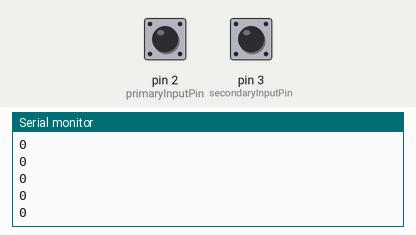
Bench run of a sketch on a simulated Arduino Uno, built with avr-gcc and run on an emulated ATmega328P. Shown: the last lines printed to the serial monitor. Inputs (shaded band) come from the test bench; at power-on: pin 2 (primaryInputPin) HIGH, pin 3 (secondaryInputPin) HIGH. The local clock reads 2024-03-15 10:24:30 at power-on unless the sketch sets it; storage starts empty.

Above: at 1.2 s.
1.3 s: pin 2 (primaryInputPin) pulled LOW for 0.15 s
At 2.4 s:
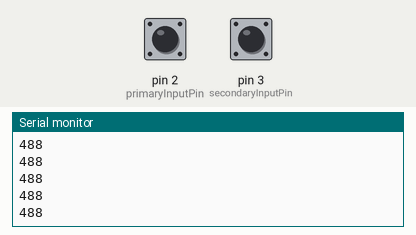
2.9 s: pin 2 (primaryInputPin) pulled LOW for 1 s
At 3.5 s:
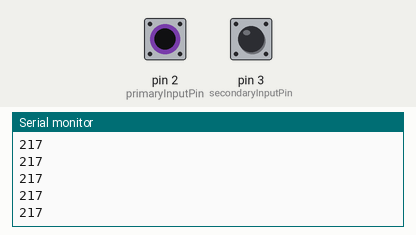
Timing chart, 0 to 5.9 s (numbered marks = the images above; inputs shaded):
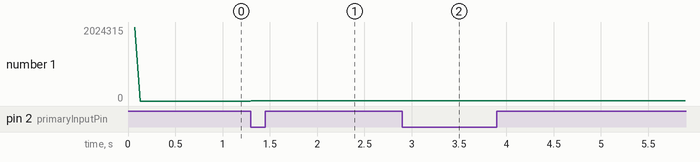

The sketch:

RPM_sensor_v4.2.1.ino
```cpp
/**
 *
 * DIFFERENCE BETWEEN THIS AND 4.0/4.1 :
 * -Does not record data to the SD card every time it takes a reading, it only
 * does it every time the program loops
 * -Waits until both the primary and secondary CVT RPM is >500 before it start to record data
 * -If the size of the logfile is greater than 10 megabytes, it should create a new file with a
 * new number (ex. RPM15.CSV is >10MB, RPM16.CSV is created and logging begins there)
 *
 * NOTE: To use the bluetooth device, you should only have to print to the default serial port
 * (Serial) because of how the SD card shield is soldered
 */
#include "SD.h"
#include "RTClib.h"

/*
 * RPM Data Declarations
 */
const int primaryInputPin = 2;
const int secondaryInputPin = 3;

volatile int primaryState = HIGH;
volatile int secondaryState = HIGH;

volatile int primaryTimer1;
volatile int primaryTimer2;
volatile int secondaryTimer1;
volatile int secondaryTimer2;
volatile int averagedPrimaryInterval;
volatile int averagedSecondaryInterval;

const int arrayLength = 20;
const int SDRecordingThreshold = 1000;

volatile int primaryIntervals[arrayLength];
volatile int secondaryIntervals[arrayLength];
volatile int primaryArrayIndex = 0;
volatile int primaryArraySum = 0;
volatile int secondaryArrayIndex = 0;
volatile int secondaryArraySum = 0;

const int teethOnPrimary = 2;
const int teethOnSecondary = 2;

const int resetPin = 10;

// the instance of real time clock, using RTC library
RTC_PCF8523 rtc;

// for the data logging shield, we use digital pin 10 for the SD cs line
const int chipSelect = 10;

//line counter
int line;

// the logging file
String folderName;
File logfile;
char filename[] = "RPM00.CSV";
int logfileID = 0;

//slows things down, but helpful for debugging
//not recommended for general usage
#define ECHO_TO_SERIAL      true

//waits until rpm goes above 500 before it starts recording data
boolean beganRecording = false;


void setup() {
  // put your setup code here, to run once:
  pinMode(primaryInputPin, INPUT_PULLUP);
  pinMode(secondaryInputPin, INPUT_PULLUP);
  attachInterrupt(digitalPinToInterrupt(primaryInputPin), primaryIncrement, FALLING);
  attachInterrupt(digitalPinToInterrupt(secondaryInputPin), secondaryIncrement, FALLING);
  primaryTimer1 = millis();
  secondaryTimer1 = millis();
  Serial.begin(9600);
  Serial.println("Initialized Interrupts");

  // initialize the SD card
  Serial.print("Initializing SD card...");
  // make sure that the default chip select pin is set to
  // output, even if you don't use it:
  pinMode(10, OUTPUT);

  // see if the card is present and can be initialized:
  if (!SD.begin(chipSelect)) {
    Serial.println("Card failed, or not present");
    // don't do anything more:
    return;
  }
  Serial.println("card initialized.");

  folderName = setFolder();
  setLogfile(folderName);

  if (!logfile) {
    error("couldnt create file");
  }

  Serial.print("Logging to: ");
  Serial.println(filename);

  //initialize csv file columns
  logfile.print("primary,secondary,time");
  logfile.println();

  if (ECHO_TO_SERIAL) {
    Serial.println("primary,secondary,time");
  }


}

void loop() {
  if (beganRecording) {
    if (logfile.size() > 10485760) {
      setLogfile(folderName);
    }

    logfile.print(averagedPrimaryInterval);
    logfile.print(",");
    logfile.print(averagedSecondaryInterval);
    logfile.print(",");
    logfile.print(millis());
    logfile.println();
    logfile.flush();
  } else {
    if (averagedPrimaryInterval > SDRecordingThreshold || averagedSecondaryInterval > SDRecordingThreshold) {
      beganRecording = true;
    }
  }


  if (ECHO_TO_SERIAL) {
    Serial.print(averagedPrimaryInterval);
//    Serial.print(",");
//    Serial.print(averagedSecondaryInterval);
//    Serial.print(",");
//    Serial.print(millis());
    Serial.println();
  }
  delay(10);
}

void primaryIncrement() {
//  Serial.println("haha");
  primaryTimer2 = millis();
  primaryArrayIndex = (++primaryArrayIndex) % arrayLength;
  primaryIntervals[primaryArrayIndex] = primaryTimer2 - primaryTimer1;
  primaryTimer1 = primaryTimer2;
  for (int i = 0; i < arrayLength ; i++) {
    primaryArraySum += primaryIntervals[i];
  }
  averagedPrimaryInterval = 1000000 / (16 * teethOnPrimary * (primaryArraySum / arrayLength));
  //Serial.println(averagedPrimaryInterval);
  primaryArraySum = 0;
}


void secondaryIncrement() {
//  Serial.println("ahah");
  secondaryTimer2 = millis();
  secondaryArrayIndex = (++secondaryArrayIndex) % arrayLength;
  secondaryIntervals[secondaryArrayIndex] = secondaryTimer2 - secondaryTimer1;
  secondaryTimer1 = secondaryTimer2;
  for (int i = 0; i < arrayLength; i++) {
    secondaryArraySum += secondaryIntervals[i];
  }
  averagedSecondaryInterval = 1000000 / (16 * teethOnSecondary * (secondaryArraySum / arrayLength));
  //Serial.println(averagedSecondaryInterval);
  secondaryArraySum = 0;
}

void error(String error) {
  Serial.println(error);
  while(true) delay(1);
}

String setFolder() {
  if (! rtc.begin()) {
    Serial.println("Couldn't find RTC");
    while (1);
  }
  DateTime now = rtc.now();
  String nian = String(now.year());
  String yue = String(now.month());
  String ri = String(now.day());
  Serial.println(nian + yue + ri);
  int start = 1;
  while (SD.exists(nian + yue + ri + "-" + String(start))) {
    start++;
  }
  SD.mkdir(nian + yue + ri + "-" + String(start));
  return nian + yue + ri + "-" + String(start);
}

void setLogfile(String folderName) {
  // create a new file
  for (uint8_t i = logfileID; i < 100; i++) {
    filename[3] = i / 10 + '0';
    filename[4] = i % 10 + '0';
    if (! SD.exists(String(folderName) + "/" + filename)) {
      // only open a new file if it doesn't exist
      logfile = SD.open(String(folderName) + "/" + filename, FILE_WRITE);
      logfileID = i;
      break;  // leave the loop!
    }
  }

  if (!logfile) {
    error("couldnt create file");
  }
}
```

Measured:
- after the input at 1.3 s, the serial monitor: prints a new line at once (image 1)
- after the input at 2.9 s, the serial monitor: prints a new line at once (image 2)
- plotted number 1: 0 → 488 after the input at 1.3 s, 488 → 217 after the input at 2.9 s
